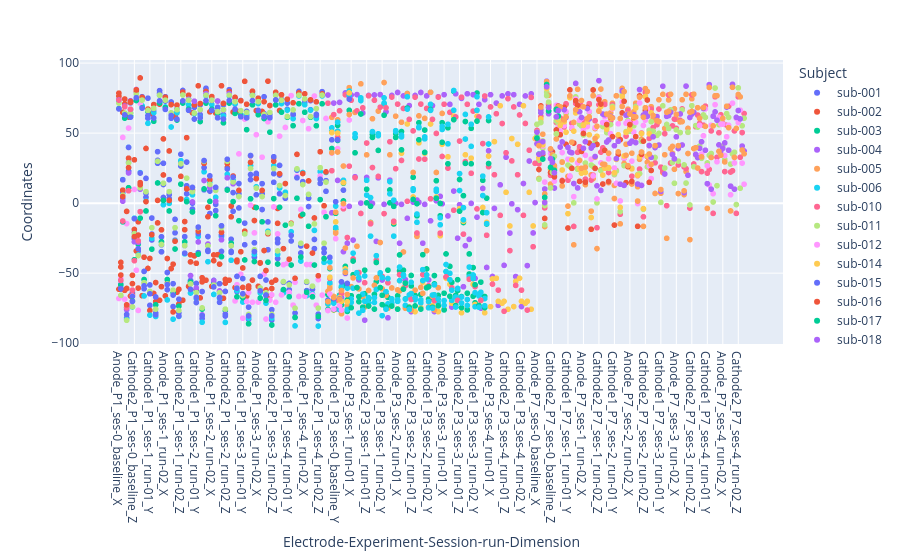

Notebook code cell kept with this figure:
### Code cell
make_plot(df_dim_not_corrected, 'not_corrected','Cathode1')
